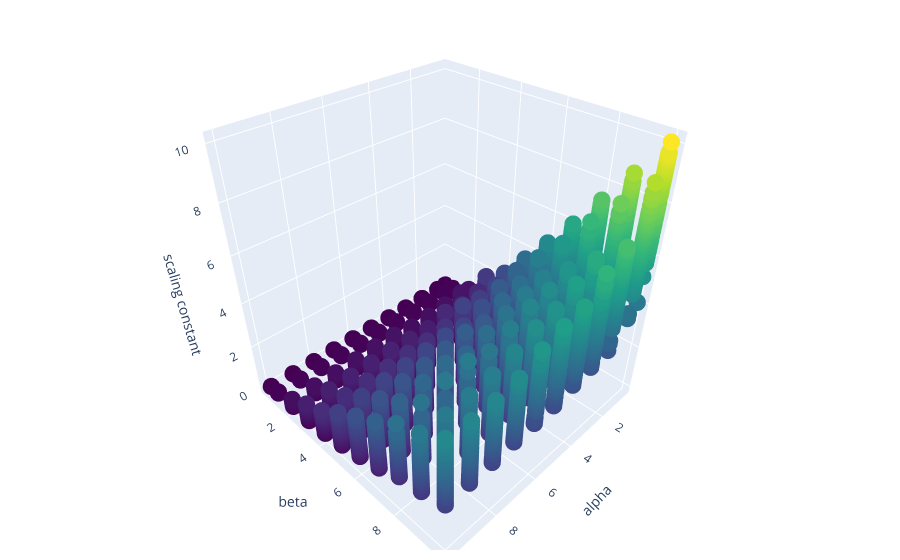

Notebook code cell kept with this figure:
### Code cell
import plotly.graph_objects as go 

fig = go.Figure(data=[go.Scatter3d(x=xs, y=ys, z=cs, mode='markers', marker=dict(size=6,color= cs, colorscale='Viridis'))])
fig.update_layout(scene = dict(
                    xaxis_title='alpha',
                    yaxis_title='beta',
                    zaxis_title='scaling constant'),
                    margin=dict(r=20, b=10, l=10, t=10))
fig.show()

### Figure 1 — Plotly figure (JSON) as saved in the notebook; plotly's stock layout.template omitted (floating-point values rounded to 4 significant figures; data arrays with more than 128 entries replaced by an {"elided": "..."} marker saying what was removed)
{"data": [{"marker": {"color": {"elided": "12100 float values"}, "colorscale": [[0, "#440154"], [0.1111, "#482878"], [0.2222, "#3e4989"], [0.3333, "#31688e"], [0.4444, "#26828e"], [0.5556, "#1f9e89"], [0.6667, "#35b779"], [0.7778, "#6ece58"], [0.8889, "#b5de2b"], [1, "#fde725"]], "size": 6}, "mode": "markers", "type": "scatter3d", "x": {"elided": "12100 float values"}, "y": {"elided": "12100 float values"}, "z": {"elided": "12100 float values"}}], "layout": {"margin": {"b": 10, "l": 10, "r": 20, "t": 10}, "scene": {"xaxis": {"title": {"text": "alpha"}}, "yaxis": {"title": {"text": "beta"}}, "zaxis": {"title": {"text": "scaling constant"}}}}}
